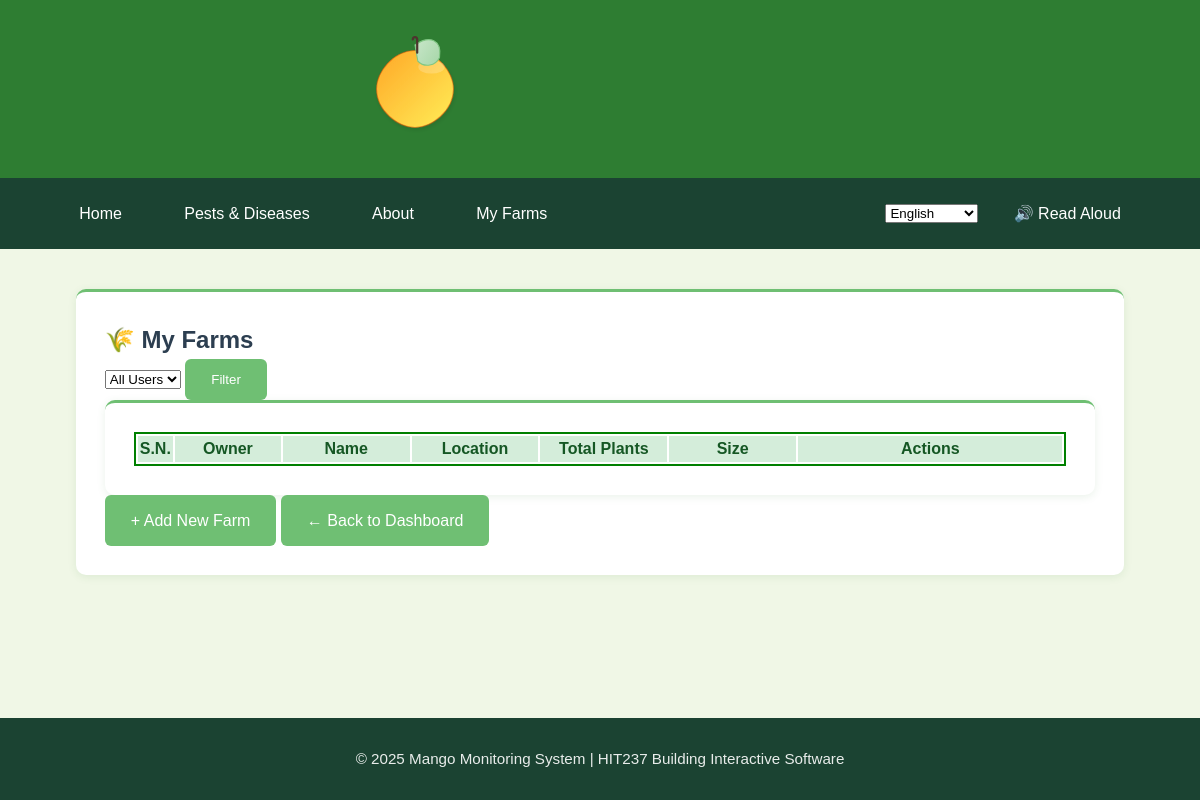
/myfarms/manage-farms/ (signed in), run on an earlier commit of the app's database.
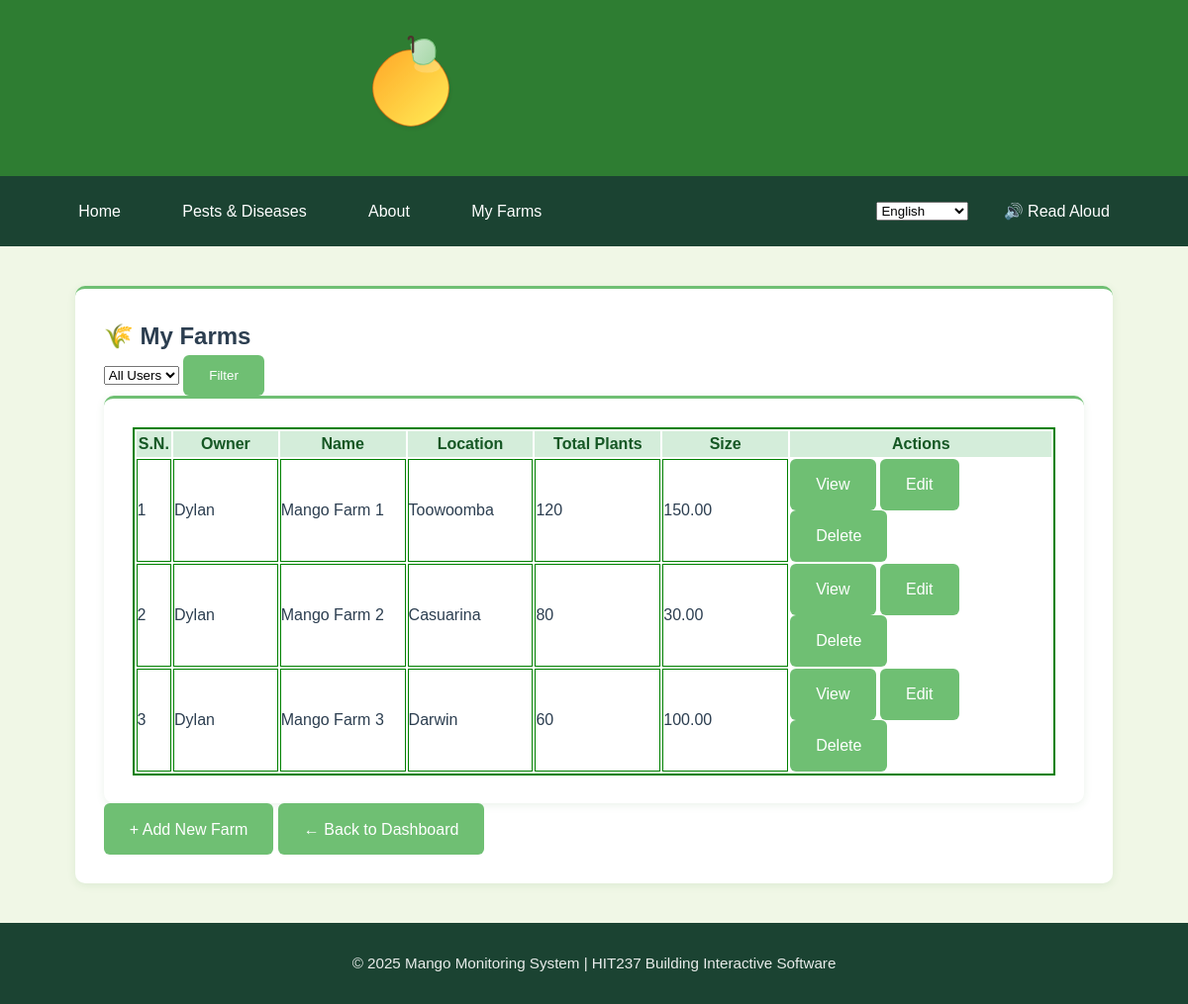
And on a later commit of the database.
### App2/models.py (models this page shows, shortened)
class Farm(models.Model):
    name = models.CharField(max_length=100)
    location = models.CharField(max_length=150)
    owner = models.ForeignKey(User, on_delete=models.CASCADE, related_name="farms")
    total_plants = models.IntegerField(validators=[MinValueValidator(1)], help_text="Total number of mango plants on the property")
    farm_size = models.DecimalField(max_digits=10, decimal_places=2, help_text="Farm size in hectares")
    stocking_rate = models.DecimalField(max_digits=10, decimal_places=2, help_text="Plants per hectare", editable=False)
    created_at = models.DateTimeField(auto_now_add=True)
    updated_at = models.DateTimeField(auto_now=True)
    class Meta:
        ordering = ['name']

### App2/views.py (the view)
# urls.py: path('manage-farms/', views.farm_list, name='farm-list'),
@login_required
def farm_list(request):
    if request.user.is_superuser:
        user_filter = request.GET.get('user_filter', 'all')
        if user_filter != 'all':
            try:
                user_id = int(user_filter)
                farms = Farm.objects.filter(owner_id=user_id)
            except (ValueError, TypeError):
                farms = Farm.objects.all()
        else:
            farms = Farm.objects.all()
        context = {
            'farms': farms,
            'users': User.objects.all(),
            'current_user_filter': user_filter,
            'is_superuser': True
        }
    else:
        farms = Farm.objects.filter(owner=request.user)
        context = {
            'farms': farms,
            'is_superuser': False
        }
    return render(request, 'App2/farm_list.html', context)

### App2/templates/App2/farm_list.html (shortened to what this page needs)
{% extends 'app2/base.html' %}
{% block content %}
<div class="card shadow-sm p-3">
<div class="container mt-4">
  <div class="d-flex justify-content-between align-items-center mb-3">
    <h2 class="mb-0">{% if is_superuser %}🌾 My Farms{% else %}🌾 My Farms{% endif %}</h2>
    <div class="d-flex">
      {% if is_superuser %}
        <form method="get" class="d-flex me-2">
          <select name="user_filter" class="form-select me-2">
            <option value="all" {% if current_user_filter == 'all' %}selected{% endif %}>All Users</option>
          </select>
          <button type="submit" class="btn btn-primary me-2">Filter</button>
        </form>
      {% endif %}
    </div>
 </div>
  </div>
  <div class="card shadow-sm p-3">
  <div class="summary-table-container mb-4">
   <table class="table w-auto text-center" style="border: 2px solid green;">
    <div class="stat-item" style="flex: 1; text-align: center; padding: 0 10px; border-right: 1px solid #eee;">
      <thead style="background-color: #d4edda; color: #155724;">
          <tr>
            <th style="width: 3%;" style="border: 1px solid green;">S.N.</th>
            {% if is_superuser %}<th style="width: 10%;" style="border: 1px solid green;">Owner</th>{% endif %}
            <th style="width: 12%;" style="border: 1px solid green;">Name</th>
            <th style="width: 12%;" style="border: 1px solid green;">Location</th>
            <th style="width: 12%;" style="border: 1px solid green;">Total Plants</th>
            <th style="width: 12%;" style="border: 1px solid green;">Size</th>
            <th style="width: 25%;" style="border: 1px solid green;">Actions</th>
          </tr>
        </thead>
        <tbody>
          {% for farm in farms %}
          <tr>
            <td style="border: 1px solid green;">{{ forloop.counter }}</td>
            {% if is_superuser %}<td style="border: 1px solid green;">{{ farm.owner.username }}</td>{% endif %}
            <td style="border: 1px solid green;">{{ farm.name }}</td>
            <td style="border: 1px solid green;">{{ farm.location }}</td>
            <td style="border: 1px solid green;">{{ farm.total_plants }}</td>
            <td style="border: 1px solid green;">{{ farm.farm_size }}</td>
            <td>
              <div class="btn-group" role="group">
                <a href="{% url 'App2:farm-detail' farm.pk %}" class="btn btn-sm btn-outline-primary">View</a>
                <a href="{% url 'App2:farm-update' farm.pk %}" class="btn btn-sm btn-outline-warning">Edit</a>
                <a href="{% url 'App2:farm-delete' farm.pk %}" class="btn btn-sm btn-outline-danger">Delete</a>
              </div>
            </td>
          </tr>
          {% endfor %}
        </tbody>
      </table>
    </div>
  </div>
  <div class="text-end mt-3">
    <a href="{% url 'App2:farm-create' %}" class="btn btn-success">+ Add New Farm</a>
    <a href="{% url 'App2:profile' %}" class="btn btn-outline-secondary">← Back to Dashboard</a>
  </div>
</div>
{% endblock %}

### App2/templates/App2/base.html (shortened to what this page needs)
{% extends 'App1/base.html' %}
{% load static %}

### App1/templates/App1/base.html (shortened to what this page needs)
<!DOCTYPE html>
<html lang="en">
<head>
    {% load static %}
    <link rel="stylesheet" href="{% static 'css/base.css' %}">
</head>
<body>
    <header>
        <div class="header-container">
            <a href="{% url 'App1:index' %}" class="logo-container">
                <img src="{% static 'images/mango-logo.svg' %}"
                     alt="Mango Monitoring Logo"
                     class="site-logo">
            </a>
            <h1 class="site-title">Mango Monitoring System</h1>
        </div>
    </header>
    <nav aria-label="Main navigation">
        <div class="nav-container" style="display: flex; justify-content: space-between; align-items: center;">
            <ul style="display: flex; gap: 1.5rem; list-style: none; margin: 0; padding: 0;">
                <li><a href="{% url 'App1:index' %}"
                       class="{% if request.resolver_match.url_name == 'index' %}active{% endif %}"
                       aria-current="{% if request.resolver_match.url_name == 'index' %}page{% endif %}">
                       Home
                </a></li>
                <li><a href="{% url 'App1:projectlist' %}"
                       class="{% if request.resolver_match.url_name == 'projectlist' %}active{% endif %}"
                       aria-current="{% if request.resolver_match.url_name == 'projectlist' %}page{% endif %}">
                       Pests & Diseases
                </a></li>
                <li><a href="{% url 'App1:about' %}"
                       class="{% if request.resolver_match.url_name == 'about' %}active{% endif %}"
                       aria-current="{% if request.resolver_match.url_name == 'about' %}page{% endif %}">
                       About
                </a></li>
                <li><a href="{% url 'App2:login' %}"
                       class="{% if request.resolver_match.url_name == 'login' %}active{% endif %}"
                       aria-current="{% if request.resolver_match.url_name == 'login' %}page{% endif %}">
                       My Farms
                </a></li>
            </ul>
    <div id="tts-container" style="display: flex; align-items: center; gap: 1rem;">
        <select id="language-selector">
            <option value="en-US" selected>English</option>
        </select>
        <a href="#" id="tts-button" class="nav-link-button">🔊 Read Aloud</a>
    </div>
    </div>
    </nav>
    <main id="main-content">
        {% block content %}{% endblock %}
    </main>
    <footer>
        <div>
            <p>&copy; 2025 Mango Monitoring System | HIT237 Building Interactive Software</p>
        </div>
    </footer>
</body>
</html>

### App1/static/css/base.css (style rules this page uses)
:root { --primary-green: #2E7D32; --secondary-green: #6FBF73; --accent-green: #A2C523; --light-bg: #F0F7E6; --card-bg: #FFFFFF; --text-dark: #2C3E50; --text-light: #5D6D7E; --shadow-sm: 0 2px 8px rgba(46, 125, 50, 0.1); --shadow-md: 0 4px 12px rgba(46, 125, 50, 0.15); --border-color: #dcdcdc; }
* { margin: 0; padding: 0; box-sizing: border-box; font-family: 'Poppins', sans-serif; }
body { min-height: 100vh; display: flex; flex-direction: column; background-color: var(--light-bg); color: var(--text-dark); line-height: 1.6; }
header { background-color: var(--primary-green); padding: 1.2rem 0; box-shadow: var(--shadow-sm); display:flex; justify-content: center ; }
.header-container { width: 90%; max-width: 1200px; margin: 0 auto; display: flex; justify-content: center; align-items: center; flex-wrap: wrap; }
.logo-container { display: flex; align-items: center; gap: 15px; }
.site-logo { height: 110px; width: auto; transition: transform 0.4s cubic-bezier(0.25, 1, 0.5, 1); }
.header-container { display: flex; align-items: center; padding: 15px 0; }
.site-title { font-size: 1.8rem; background: linear-gradient(white); -webkit-background-clip: text; background-clip: text; color: transparent; margin-left: 10px; }
nav { background-color: #1B4332; position: sticky; top: 0; z-index: 100; }
.nav-container { width: 90%; max-width: 1200px; margin: 0 auto; padding: 0.8rem 0; display: flex; justify-content: center; }
nav ul { display: flex; list-style: none; gap: 1.5rem; }
nav a { color: white; text-decoration: none; font-weight: 500; padding: 0.6rem 1.2rem; border-radius: 4px; transition: all 0.3s ease; display: inline-block; }
main { flex: 1; width: 90%; max-width: 1200px; margin: 2.5rem auto; padding: 0 1rem; }
.card { background: var(--card-bg); border-radius: 10px; box-shadow: var(--shadow-sm); padding: 1.8rem; transition: all 0.3s ease; border-top: 3px solid var(--secondary-green); }
.btn { display: inline-flex; align-items: center; gap: 0.5rem; padding: 0.7rem 1.5rem; background-color: var(--secondary-green); color: white; border-radius: 6px; text-decoration: none; font-weight: 500; transition: all 0.3s ease; border: 2px solid transparent; }
footer { background-color: #1B4332; color: white; padding: 1.8rem 0; margin-top: auto; text-align: center; }
footer p { font-size: 0.95rem; opacity: 0.9; }

What changed in the data, as far as the page shows it:
added Farm: owner.username "Dylan", name "Mango Farm 1", location "Toowoomba", total_plants "120", farm_size "150.00"
added Farm: owner.username "Dylan", name "Mango Farm 2", location "Casuarina", total_plants "80", farm_size "30.00"
added Farm: owner.username "Dylan", name "Mango Farm 3", location "Darwin", total_plants "60", farm_size "100.00"
